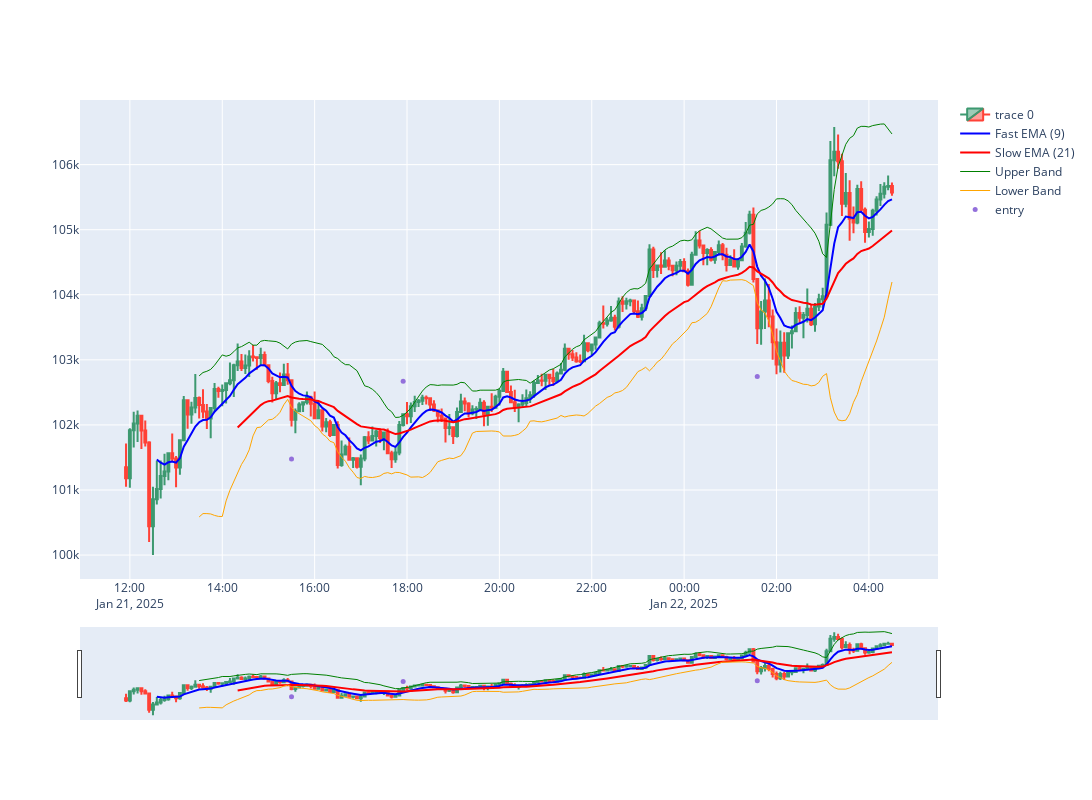

Notebook code for this chart:
### Markdown cell above
### Retrieve market data

### Code cell
symbol = 'BTCUSDT'
interval = '5'
category = 'linear'
df = fetch_market_data(symbol,interval, category )
display(df[df['TOTAL_SIGNAL']!= 0].tail(30))




fig = go.Figure(data = go.Candlestick(x=df.index,
                                      open = df['Open'],
                                      high = df['High'],
                                      low = df['Low'],
                                      close = df['Close']))
#fig.update_layout(xaxis_rangeslider_visible=False)

fig.add_trace(go.Scatter(x=df.index, y=df['Fast_EMA'], line=dict(color='blue'), name='Fast EMA (9)'))
fig.add_trace(go.Scatter(x=df.index, y=df['Slow_EMA'], line=dict(color='red'), name='Slow EMA (21)'))

fig.add_trace(go.Scatter(x=df.index, y=df['BBU_20_2.0'], line=dict(color='green', width = 1), name='Upper Band'))
fig.add_trace(go.Scatter(x=df.index, y=df['BBL_20_2.0'], line=dict(color='orange', width = 1), name='Lower Band'))


fig.add_scatter(x= df.index, y=df['pointpos'], mode='markers', marker=dict(size=5, color = "MediumPurple"), name = "entry")
fig.update_layout(
    width=1200,  
    height=800  
)
fig.show()

### Figure 1 — Plotly figure (JSON) as saved in the notebook; plotly's stock layout.template omitted (floating-point values rounded to 4 significant figures; data arrays with more than 128 entries replaced by an {"elided": "..."} marker saying what was removed)
{"data": [{"close": {"elided": "200 str values"}, "high": {"elided": "200 str values"}, "low": {"elided": "200 str values"}, "open": {"elided": "200 str values"}, "type": "candlestick", "x": {"elided": "200 str values"}}, {"line": {"color": "blue"}, "name": "Fast EMA (9)", "type": "scatter", "x": {"elided": "200 str values"}, "y": {"elided": "200 float values"}}, {"line": {"color": "red"}, "name": "Slow EMA (21)", "type": "scatter", "x": {"elided": "200 str values"}, "y": {"elided": "200 float values"}}, {"line": {"color": "green", "width": 1}, "name": "Upper Band", "type": "scatter", "x": {"elided": "200 str values"}, "y": {"elided": "200 float values"}}, {"line": {"color": "orange", "width": 1}, "name": "Lower Band", "type": "scatter", "x": {"elided": "200 str values"}, "y": {"elided": "200 float values"}}, {"marker": {"color": "MediumPurple", "size": 5}, "mode": "markers", "name": "entry", "type": "scatter", "x": {"elided": "200 str values"}, "y": {"elided": "200 float values"}}], "layout": {"height": 800, "width": 1200}}
